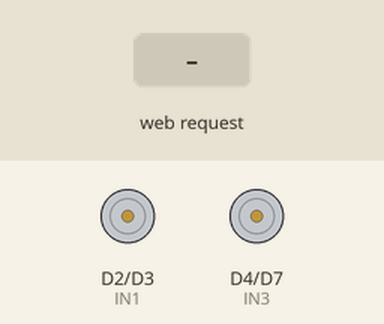
This sketch was run on a simulated ESP8266 (NodeMCU). On the bench: motor-driver pin pairs drawn as motors (green arrow = first pin HIGH = forward, orange = second pin HIGH = backward, longer = more drive, scaled by the enable pin). The test bench sets the inputs (shaded band). WiFi joins after 1.5 s; servers stay silent unless stated; what the sketch prints to the serial monitor is not drawn.

Above: at 2.7 s.
2.8 s: HTTP request GET /tien received
At 3.7 s:
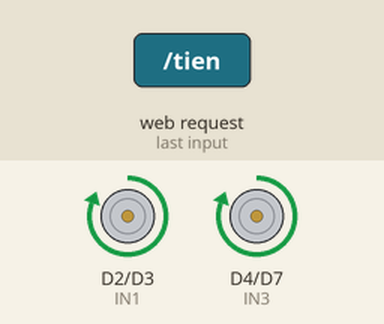
4.3 s: HTTP request GET /lui received
At 4.9 s:
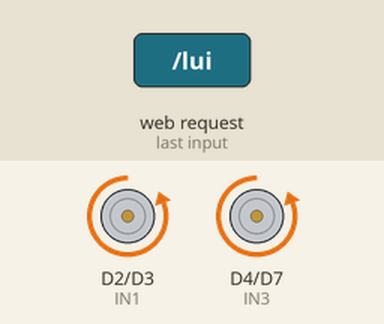
5.8 s: HTTP request GET /trai received
At 7.0 s:
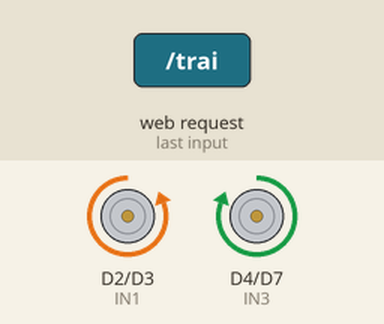
7.3 s: HTTP request GET /phai received
At 8.4 s:
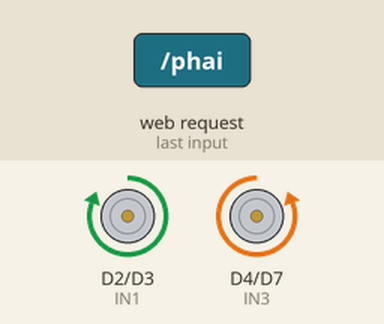
Timing chart, 0 to 9.8 s (numbered marks = the images above; inputs shaded):
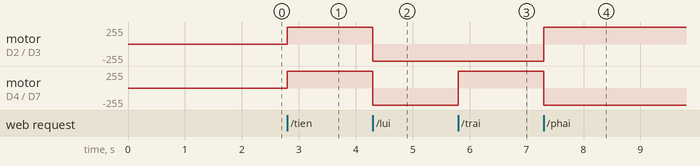

The sketch:

BAI3_DIEUKHIENXE_WIFI_MITAPP.ino
```cpp
//================================
#include <SoftwareSerial.h>
const byte RX = D6;
const byte TX = D5;
SoftwareSerial mySerial = SoftwareSerial(RX,TX);

String inputString = "";
bool stringComplete = false;

String inputString1 = "";
bool stringComplete1 = false;

long last=0;
//============================================


#define ENA   5          // Điều khiển tốc độ động cơ bên trái     GPIO5(D1)
#define ENB   15         // Điều khiển tốc độ động cơ bên phải    GPIO13(D8)
#define IN1  4          // L298N in1 Động cơ trái quay             GPIO4(D2)
#define IN2  0          // L298N in2 Động cơ trái quay ngược lại   GPIO0(D3)
#define IN3  2           // L298N in3 Động cơ phải quay            GPIO2(D4)
#define IN4  13          // L298N in4 Động cơ phải quay ngược lại GPIO15(D7)
#include <ESP8266WiFi.h>

WiFiClient client;
WiFiServer server(80);

/* WIFI settings */
const char* ssid = "TPT";
const char* password = "thinh999";

/* data received from application */
String  data ="";
int tocdoxe = 800;         // 400 - 1023.
/* define L298N or L293D motor control pins */

void setup()
{
  /* initialize motor control pins as output */
  pinMode(ENA, OUTPUT);
  pinMode(ENB, OUTPUT);
  pinMode(IN1, OUTPUT);
  pinMode(IN2, OUTPUT);
  pinMode(IN3, OUTPUT);
  pinMode(IN4, OUTPUT);
  Serial.begin(9600);
  while(!Serial);
  mySerial.begin(9600);
  while(!mySerial);
  connectWiFi();

  server.begin();
}

void loop()
{

    /* If the server available, run the "checkClient" function ===============================================================*/
    client = server.available();
    if (!client) return;
    data = checkClient ();


    if (data == "ON") send_ON();

    else if (data == "OFF") send_OFF();

    else if (data == "tien") moveForward();

    else if (data == "lui") moveBackward();

    else if (data == "trai") turnLeft();

    else if (data == "phai") turnRight();

    else if(data=="dung") moveStop();
    //============================================================================================================================
}
void send_ON()
{
  String data1 = "ON";
  mySerial.println(data1);
  Serial.println(data1);
}
void send_OFF()
{
  String data2 = "OFF";
  mySerial.println(data2);
  Serial.println(data2);
}
/*
void sendUno()
{
  while(Serial.available())
  {
    char inChar1 = (char)Serial.read();
    inputString1 += inChar1;

    if(inChar1 == '\n')
    {
      stringComplete1 = true;
    }
    if (stringComplete1)
    {
      Serial.print("Send UNO: ");
      Serial.println(inputString1);

      mySerial.print(inputString1);
      mySerial.flush();

      inputString1 = "";
      stringComplete1 = false;
    }
  }
}
*/
/*
void sendUno()
{
  while(Serial.available())
  {
    char inChar1 = (char)Serial.read();
    inputString1 += inChar1;

    if(inChar1 == '\n')
    {
      stringComplete1 = true;
    }
    if (stringComplete1)
    {
      Serial.print("Send UNO: ");
      Serial.println(inputString1);

      mySerial.print(inputString1);
      mySerial.flush();

      inputString1 = "";
      stringComplete1 = false;
    }
  }
}
*/
void moveBackward()
{
  Serial.println("Move Backward");
  analogWrite(ENA,tocdoxe);
  analogWrite(ENB,tocdoxe);
  digitalWrite(IN1, LOW);
  digitalWrite(IN2, HIGH);
  digitalWrite(IN3, LOW);
  digitalWrite(IN4, HIGH);
}
void moveForward()
{
  Serial.println("Move Forward");
  analogWrite(ENA,tocdoxe);
  analogWrite(ENB,tocdoxe);
  digitalWrite(IN1, HIGH);
  digitalWrite(IN2, LOW);
  digitalWrite(IN3, HIGH);
  digitalWrite(IN4, LOW);
}

void turnRight()
{
  Serial.println("Turn Right");
  analogWrite(ENA,tocdoxe);
  analogWrite(ENB,tocdoxe);
  digitalWrite(IN1, HIGH);
  digitalWrite(IN2, LOW);
  digitalWrite(IN3, LOW);
  digitalWrite(IN4, HIGH);
}

void turnLeft()
{
  Serial.println("Turn Left");
  analogWrite(ENA,tocdoxe);
  analogWrite(ENB,tocdoxe);
  digitalWrite(IN1, LOW);
  digitalWrite(IN2, HIGH);
  digitalWrite(IN3, HIGH);
  digitalWrite(IN4, LOW);
}

void moveStop()
{
  Serial.println("Move Stop");
  analogWrite(ENA,LOW);
  analogWrite(ENB,LOW);
  digitalWrite(IN1, LOW);
  digitalWrite(IN2, LOW);
  digitalWrite(IN3, LOW);
  digitalWrite(IN4, LOW);
}
String checkClient (void)
{
  while(!client.available()) delay(1);
  String request = client.readStringUntil('\r');
  Serial.println(request);
  request.remove(0, 5);
  Serial.println(request);
  request.remove(request.length()-9,9);
  Serial.println(request);
  return request;
}
void connectWiFi()
{
  Serial.println("Connecting to WIFI");
  WiFi.begin(ssid, password);
  while ((!(WiFi.status() == WL_CONNECTED)))
  {
    delay(300);
    Serial.print("..");
  }
  Serial.println("");
  Serial.println("WiFi connected");
  Serial.println("NodeMCU Local IP is : ");
  Serial.print((WiFi.localIP()));
}
```

Measured:
- after the input at 2.8 s, motor on D2 (IN1) / D3 (IN2), motor on D4 (IN3) / D7 (IN4): stopped → forward 255/255 at once
- after the input at 4.3 s, motor on D2 (IN1) / D3 (IN2), motor on D4 (IN3) / D7 (IN4): forward 255/255 → backward 255/255 at once
- after the input at 5.8 s, motor on D4 (IN3) / D7 (IN4): backward 255/255 → forward 255/255 at once
- after the input at 7.3 s, motor on D2 (IN1) / D3 (IN2): backward 255/255 → forward 255/255 at once; motor on D4 (IN3) / D7 (IN4): forward 255/255 → backward 255/255 at once
